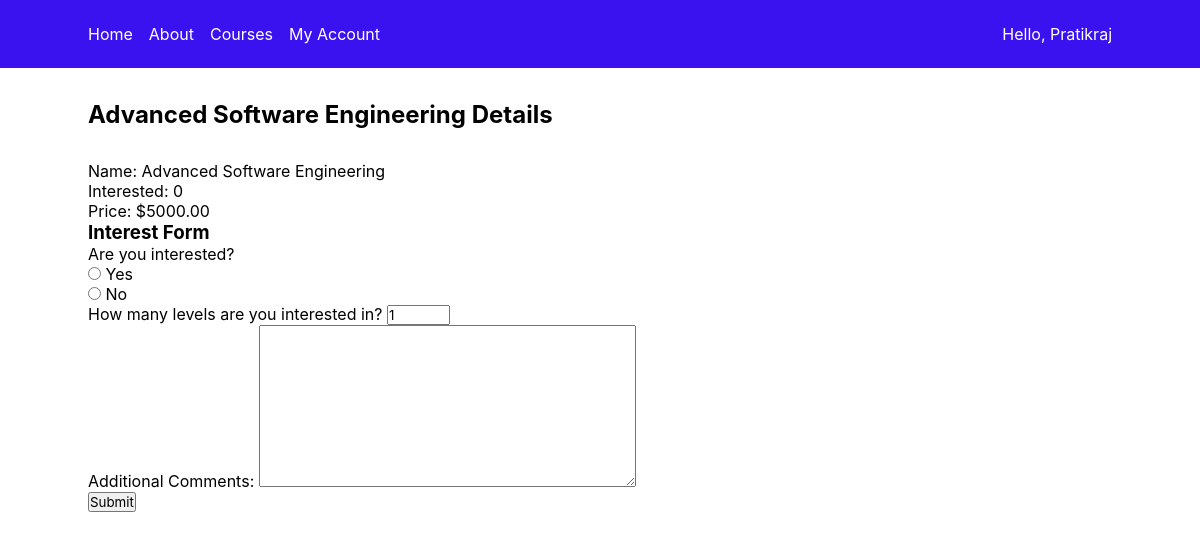
The page /courses/1/ on the database as committed earlier.
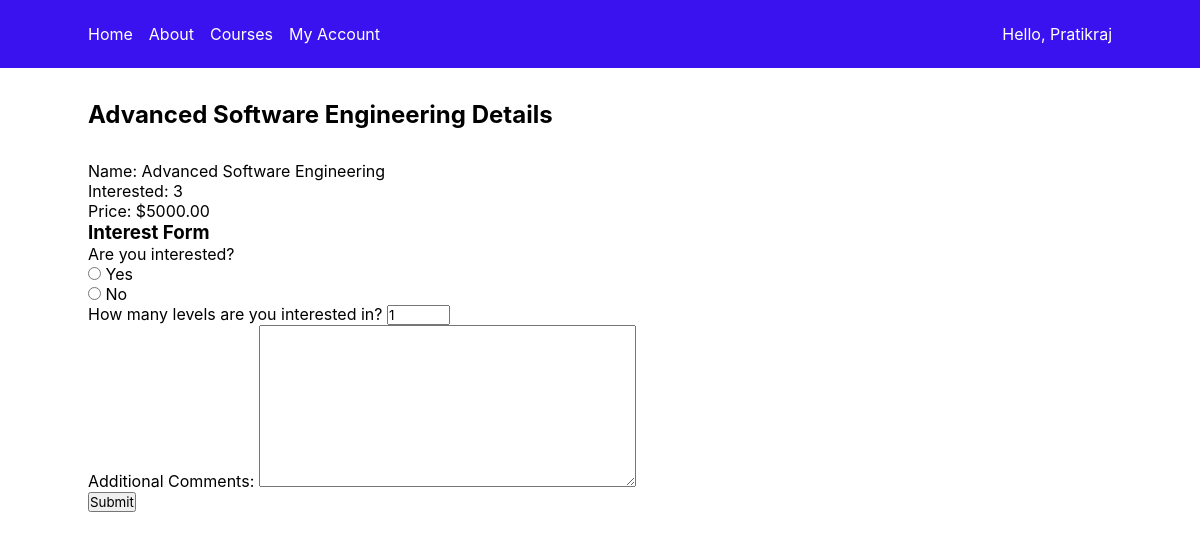
The same page on the database as committed later.
### myapp/models.py (models this page shows, shortened)
class Course(models.Model):
    LEVEL_CHOICES = [
        ("BE", "Beginner"),
        ("IN", "Intermediate"),
        ("AD", "Advanced"),
    ]
    title = models.CharField(max_length=200)
    description = models.TextField()
    instructor = models.ForeignKey(Instructor, on_delete=models.CASCADE, default=None)
    categories = models.ForeignKey(Category, on_delete=models.CASCADE)
    students = models.ManyToManyField(Student, blank=True)
    start_date = models.DateField()
    end_date = models.DateField()
    price = models.DecimalField(max_digits=10, decimal_places=2)
    level = models.CharField(max_length=10, choices=LEVEL_CHOICES, default="BE")
    interested = models.PositiveIntegerField(default=0)
    interested_students = models.ManyToManyField(Student, related_name='interested_courses', blank=True)

### myapp/views.py (the view, shortened to what this page needs)
# urls.py: path('courses/<int:course_id>/', views.course_detail, name='course_detail'),
def course_detail(request, course_id):
    course = get_object_or_404(Course, pk=course_id)
    form = InterestForm()
    return render(request, 'myapp/course_detail.html', {'course': course, 'form': form})

### myapp/forms.py
class InterestForm(forms.Form):
    INTEREST_CHOICES = [
        (1, 'Yes'),
        (0, 'No'),
    ]
    interested = forms.TypedChoiceField(
        label='Are you interested?',
        choices=INTEREST_CHOICES,
        widget=forms.RadioSelect,
        coerce=int,
    )
    levels = forms.IntegerField(
        label='How many levels are you interested in?',
        initial=1,
        min_value=1,
        max_value=3,
    )
    comments = forms.CharField(
        label='Additional Comments',
        widget=forms.Textarea,
        required=False,
    )

### myapp/templates/myapp/course_detail.html (shortened to what this page needs)
{% extends 'myapp/base.html' %}
{% block body_block %}
    <h2>{{ course.title }} Details</h2>
    <p>Name: {{ course.title }}</p>
    <p>Interested: {{ course.interested }}</p>
    <p>Price: ${{ course.price }}</p>
    <h3>Interest Form</h3>
    <form method="post" action="">
      {{ form.as_p }}
      <input type="submit" value="Submit">
    </form>
{% endblock %}

Rows that differ between the two databases and show on the page:
changed Course "Advanced Software Engineering": interested "0" → "3"
